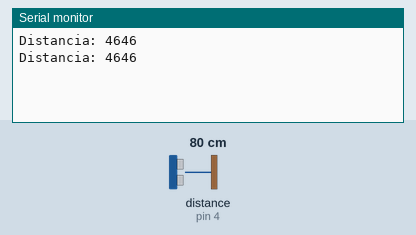
Simulated run of this sketch. Board: Arduino Uno, built with avr-gcc and run on an emulated ATmega328P. Shown: the last lines printed to the serial monitor. Wiring (inferred from the names in the program): ultrasonic range finder: trigger pin 7; echo pin 4. The inputs (shaded band) are chosen by the test bench; at power-on: distance to the obstacle (sensor on pin 4) 80 cm. The echo pulse lasts 58.3 µs per cm.

Above: at 3.8 s.
3.9 s: distance to the obstacle (sensor on pin 4) set to 2 cm
At 6.5 s:
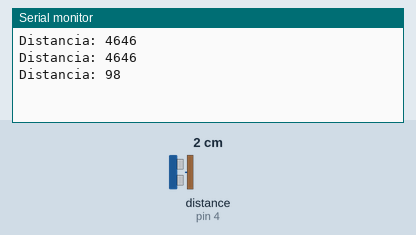
7.8 s: distance to the obstacle (sensor on pin 4) set to 4 cm
At 10.0 s:
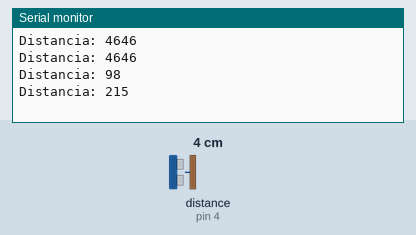
Timing chart, 0 to 11.5 s (numbered marks = the images above; inputs shaded):
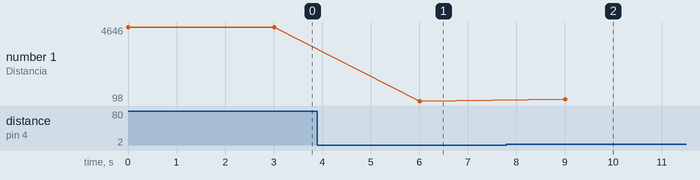

Measured:
- after the input at 3.9 s, the serial monitor: prints a new line after 2.1 s (image 1)
- after the input at 7.8 s, the serial monitor: prints a new line after 1.2 s (image 2)
- plotted number 1: 4646 → 98 after the input at 3.9 s, 98 → 216 after the input at 7.8 s

The sketch:

sketch_ULTRASOM.ino
```cpp
#define gatilho 7
#define eco 4

void setup() {
  // put your setup code here, to run once:
  Serial.begin(9600);
  pinMode(gatilho,OUTPUT);
  pinMode(eco,INPUT);
}

void loop() {
  // put your main code here, to run repeatedly:
  int distancia = 30;
  digitalWrite(gatilho,HIGH);
  delayMicroseconds(10);
  digitalWrite(gatilho,LOW);

  distancia = pulseIn(eco,HIGH);
  Serial.print("Distancia: ");
  Serial.println(distancia);
  delay(3000);
}
```
